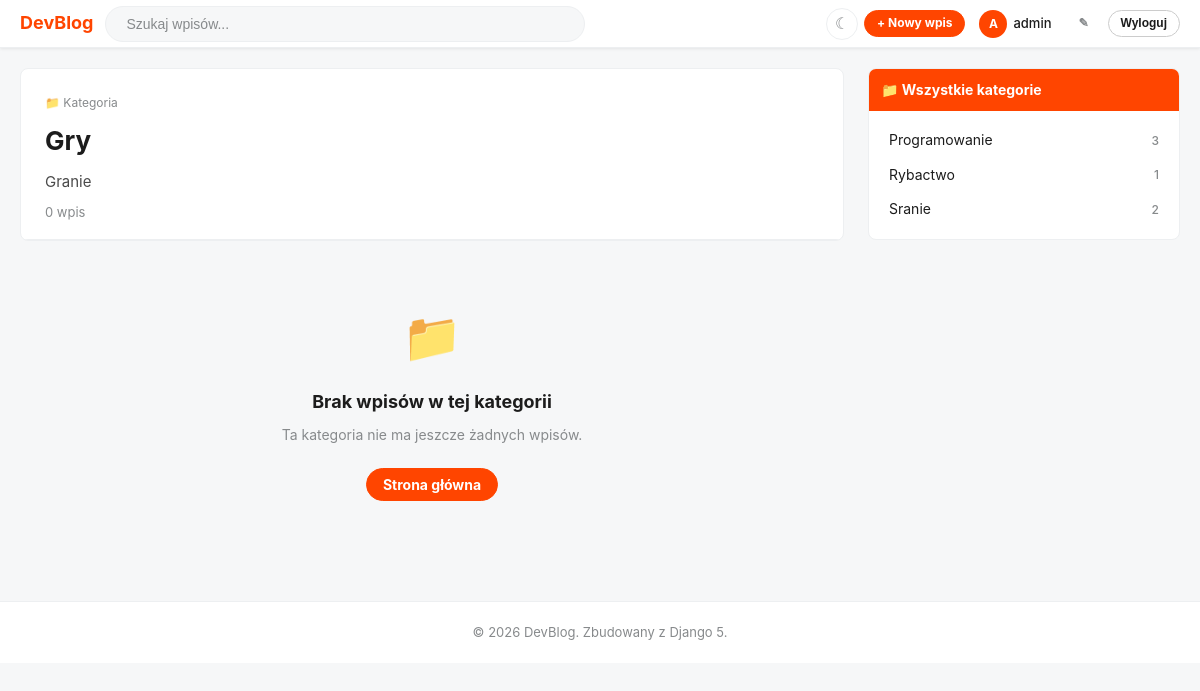
/kategoria/gry/ (signed in), run on the app's committed database.
### blog/models.py (models this page shows, shortened)
class Category(models.Model):
    name = models.CharField(max_length=100, unique=True, verbose_name="Nazwa")
    slug = models.SlugField(max_length=100, unique=True, blank=True, verbose_name="Slug")
    description = models.TextField(blank=True, verbose_name="Opis")
    created_at = models.DateTimeField(auto_now_add=True)
    class Meta:
        verbose_name = "Kategoria"
        verbose_name_plural = "Kategorie"
        ordering = ["name"]
    def get_absolute_url(self):
        return reverse("blog:category_detail", kwargs={"slug": self.slug})

### blog/views.py (the view)
# urls.py: path("kategoria/<slug:slug>/", views.category_detail, name="category_detail"),
def category_detail(request, slug):
    category = get_object_or_404(Category, slug=slug)
    posts_list = Post.objects.filter(
        category=category, status=Post.STATUS_PUBLISHED
    ).select_related("author", "author__profile").prefetch_related("tags", "likes")
    paginator = Paginator(posts_list, 10)
    page_number = request.GET.get("strona", 1)
    page_obj = paginator.get_page(page_number)
    categories = Category.objects.annotate(
        post_count=Count("posts", filter=Q(posts__status=Post.STATUS_PUBLISHED))
    ).filter(post_count__gt=0)
    context = {
        "category": category,
        "page_obj": page_obj,
        "categories": categories,
        "page_title": f"Kategoria: {category.name}",
    }
    return render(request, "blog/category.html", context)

### blog/templates/blog/category.html
{% extends "blog/base.html" %}
{% load humanize %}
{% block content %}
<div class="layout">
    <main>
        <div class="post-detail" style="margin-bottom:10px;">
            <div class="post-detail__header">
                <div class="post-detail__meta">
                    <span>&#128193; Kategoria</span>
                </div>
                <h1 class="post-detail__title">{{ category.name }}</h1>
                {% if category.description %}
                <p style="font-size:15px; color: #4a4a4a; margin-top:8px; line-height:1.6;">
                    {{ category.description }}
                </p>
                {% endif %}
                <p style="font-size:13px; color: var(--color-text-meta); margin-top:8px;">
                    {{ page_obj.paginator.count }} wpis{{ page_obj.paginator.count|pluralize:"e,ów,ów" }}
                </p>
            </div>
        </div>
        {% if page_obj.object_list %}
            {% for post in page_obj %}
            <article class="post-card">
                <div class="post-card__votes">
                    <span class="post-card__vote-btn">&#9650;</span>
                    <span class="post-card__vote-count">{{ post.get_like_count }}</span>
                </div>
                <div class="post-card__body">
                    <div class="post-card__meta">
                        <span>Dodane przez</span>
                        <a href="{% url 'blog:profile_detail' username=post.author.username %}">
                            <strong>{{ post.author.username }}</strong>
                        </a>
                        <span>•</span>
                        <span>{{ post.publish_date|naturaltime }}</span>
                    </div>
                    <h2 class="post-card__title">
                        <a href="{{ post.get_absolute_url }}">{{ post.title }}</a>
                    </h2>
                    {% if post.excerpt %}
                    <p class="post-card__excerpt">{{ post.excerpt }}</p>
                    {% endif %}
                    {% if post.tags.all %}
                    <div class="tags">
                        {% for tag in post.tags.all %}
                        <a href="{% url 'blog:search' %}?q={{ tag.name }}" class="tag">#{{ tag.name }}</a>
                        {% endfor %}
                    </div>
                    {% endif %}
                    <div class="post-card__footer">
                        <a href="{{ post.get_absolute_url }}#komentarze" class="post-card__action">
                            &#128172; {{ post.get_comment_count }} komentarz{{ post.get_comment_count|pluralize:"e,y,y" }}
                        </a>
                        <a href="{{ post.get_absolute_url }}" class="post-card__action">
                            &#128279; Czytaj więcej
                        </a>
                    </div>
                </div>
            </article>
            {% endfor %}
            {% if page_obj.has_other_pages %}
            <nav class="pagination">
                {% if page_obj.has_previous %}
                <a href="?strona={{ page_obj.previous_page_number }}" class="pagination__item">&#8249; Poprzednia</a>
                {% else %}
                <span class="pagination__item pagination__item--disabled">&#8249; Poprzednia</span>
                {% endif %}
                {% for num in page_obj.paginator.page_range %}
                    {% if page_obj.number == num %}
                    <span class="pagination__item pagination__item--active">{{ num }}</span>
                    {% elif num > page_obj.number|add:"-3" and num < page_obj.number|add:"3" %}
                    <a href="?strona={{ num }}" class="pagination__item">{{ num }}</a>
                    {% endif %}
                {% endfor %}
                {% if page_obj.has_next %}
                <a href="?strona={{ page_obj.next_page_number }}" class="pagination__item">Następna &#8250;</a>
                {% else %}
                <span class="pagination__item pagination__item--disabled">Następna &#8250;</span>
                {% endif %}
            </nav>
            {% endif %}
        {% else %}
        <div class="empty-state">
            <div class="empty-state__icon">&#128193;</div>
            <h2 class="empty-state__title">Brak wpisów w tej kategorii</h2>
            <p class="empty-state__text">Ta kategoria nie ma jeszcze żadnych wpisów.</p>
            <br>
            <a href="{% url 'blog:home' %}" class="btn btn--primary">Strona główna</a>
        </div>
        {% endif %}
    </main>
    <aside class="sidebar">
        {% if categories %}
        <div class="sidebar__widget">
            <div class="sidebar__widget-header">&#128193; Wszystkie kategorie</div>
            <div class="sidebar__widget-body">
                {% for cat in categories %}
                <a href="{{ cat.get_absolute_url }}"
                   class="sidebar__category-link {% if cat.slug == category.slug %}" style="font-weight:700; color: var(--color-primary);"{% else %}"{% endif %}>
                    <span>{{ cat.name }}</span>
                    <span class="sidebar__category-count">{{ cat.post_count }}</span>
                </a>
                {% endfor %}
            </div>
        </div>
        {% endif %}
    </aside>
</div>
{% endblock %}

### blog/templates/blog/base.html (shortened to what this page needs)
{% load static %}
{% load humanize %}
<!DOCTYPE html>
<html lang="pl">
<head>
    <link rel="stylesheet" href="{% static 'css/style.css' %}">
</head>
<body>
<nav class="navbar">
    <div class="navbar__inner">
        <a href="{% url 'blog:home' %}" class="navbar__logo">
            DevBlog
        </a>
        <div class="navbar__search">
            <form class="navbar__search-form" method="get" action="{% url 'blog:search' %}">
                <input
                    type="search"
                    name="q"
                    class="navbar__search-input"
                    placeholder="Szukaj wpisów..."
                    value="{{ request.GET.q|default:'' }}"
                    autocomplete="off"
                >
            </form>
        </div>
        <div class="navbar__actions">
            <button class="dark-mode-toggle" id="darkModeToggle" title="Przełącz dark mode">
            </button>
            {% if user.is_authenticated %}
                <a href="{% url 'blog:post_create' %}" class="btn btn--primary btn--sm">
                    &#43; Nowy wpis
                </a>
                <a href="{% url 'blog:profile_detail' username=user.username %}" class="navbar__user">
                    <div class="navbar__avatar">{{ user.username|first|upper }}</div>
                    {{ user.username }}
                </a>
                <a href="{% url 'blog:profile_edit' %}" class="btn btn--ghost btn--sm">&#9998;</a>
                <form method="post" action="{% url 'blog:logout' %}" style="display:inline;">
                    <button type="submit" class="btn btn--outline btn--sm">Wyloguj</button>
                </form>
            {% else %}
                <a href="{% url 'blog:login' %}" class="btn btn--outline btn--sm">Zaloguj</a>
                <a href="{% url 'blog:register' %}" class="btn btn--primary btn--sm">Zarejestruj</a>
            {% endif %}
        </div>
    </div>
</nav>
{% block content %}{% endblock %}
<footer class="footer">
    <p>&copy; {% now "Y" %} DevBlog. Zbudowany z Django 5.</p>
</footer>
</body>
</html>

### data on the page
Category: name "Gry", description "Granie"
Category: name "Programowanie", post_count "3"
Category: name "Rybactwo", post_count "1"
Category: name "Sranie", post_count "2"

### other printed values
{{ user.username|first|upper }} "A"
{{ user.username }} "admin"
{{ page_obj.paginator.count }} "0"
